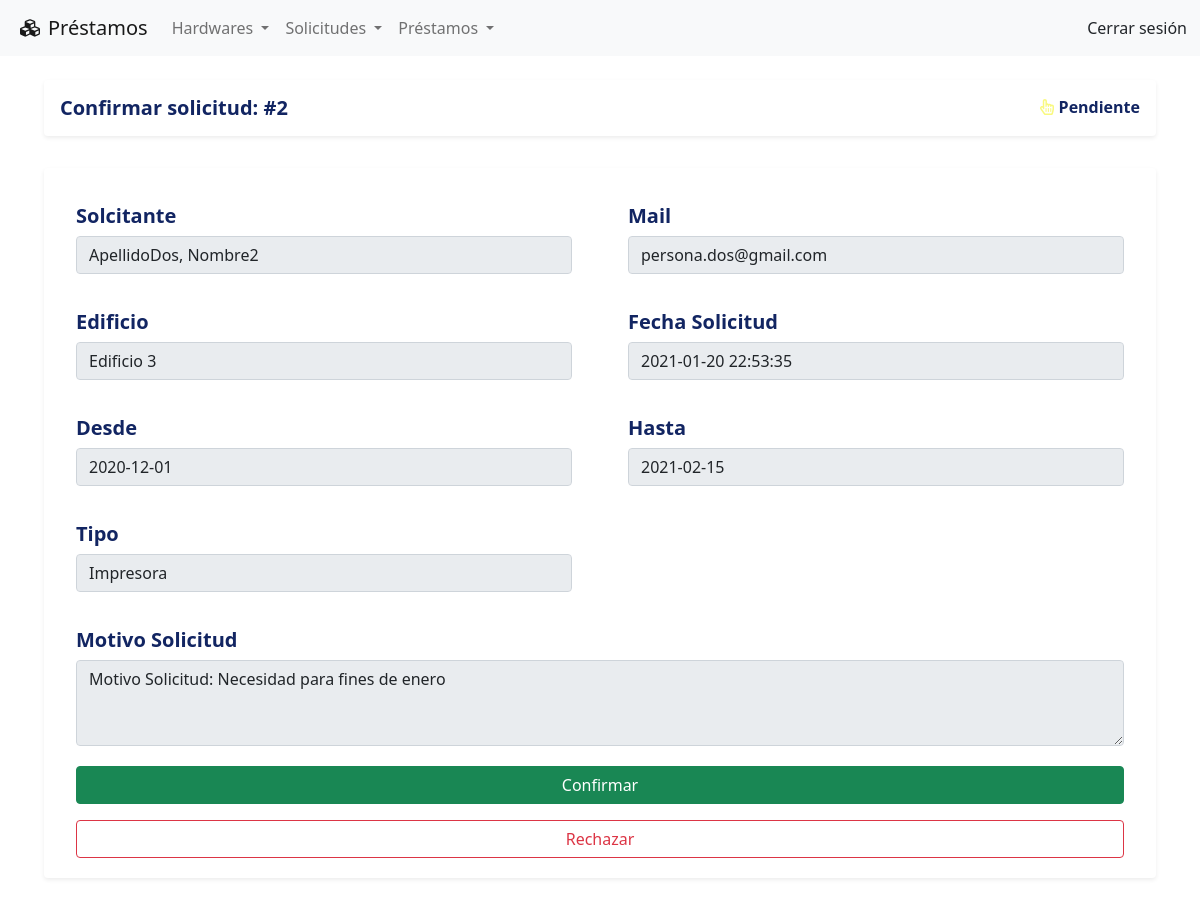
Page /solicitud/editar&id=2 on the committed database.
### tables this page shows
CREATE TABLE IF NOT EXISTS solicitudes
( 
    id_solicitud INT AUTO_INCREMENT PRIMARY KEY NOT NULL, 
    id_tipo_hardware INT NOT NULL,
    id_usuario INT NOT NULL,
    id_edificio INT NOT NULL ,
    fecha_desde DATE NOT NULL,
    fecha_hasta DATE NOT NULL,
    motivo_solicitud VARCHAR(1024) NOT NULL,
    id_estado_solicitud INT NOT NULL ,
    created_at TIMESTAMP DEFAULT CURRENT_TIMESTAMP,
    updated_at DATETIME DEFAULT CURRENT_TIMESTAMP ON UPDATE CURRENT_TIMESTAMP,
    FOREIGN KEY (id_tipo_hardware) REFERENCES tipos_hardware(id_tipo_hardware),
    FOREIGN KEY (id_usuario) REFERENCES usuarios(id_usuario),
    FOREIGN KEY (id_edificio) REFERENCES edificios(id_edificio)
);

CREATE TABLE IF NOT EXISTS estados_solicitud
( 
    id_estado_solicitud INT AUTO_INCREMENT PRIMARY KEY NOT NULL, 
    estado_solicitud VARCHAR(40) NOT NULL UNIQUE,
    color_estado_solicitud VARCHAR(40) NOT NULL UNIQUE, 
    created_at TIMESTAMP DEFAULT CURRENT_TIMESTAMP,
    updated_at DATETIME DEFAULT CURRENT_TIMESTAMP ON UPDATE CURRENT_TIMESTAMP
);

CREATE TABLE IF NOT EXISTS usuarios
( 
    id_usuario INT AUTO_INCREMENT PRIMARY KEY NOT NULL, 
    nombre VARCHAR(60) NOT NULL, 
    apellido VARCHAR(60) NOT NULL, 
    email VARCHAR(60) NOT NULL UNIQUE,
    password VARCHAR(20) NOT NULL,
    id_rol_usuario INT NOT NULL,
    created_at TIMESTAMP DEFAULT CURRENT_TIMESTAMP,
    updated_at DATETIME DEFAULT CURRENT_TIMESTAMP ON UPDATE CURRENT_TIMESTAMP
);

CREATE TABLE IF NOT EXISTS edificios
( 
    id_edificio INT AUTO_INCREMENT PRIMARY KEY NOT NULL, 
    edificio VARCHAR(60) NOT NULL UNIQUE,
    created_at TIMESTAMP DEFAULT CURRENT_TIMESTAMP,
    updated_at DATETIME DEFAULT CURRENT_TIMESTAMP ON UPDATE CURRENT_TIMESTAMP
);

CREATE TABLE IF NOT EXISTS tipos_hardware
(
    id_tipo_hardware INT AUTO_INCREMENT PRIMARY KEY NOT NULL,
    tipo_hardware VARCHAR(40) NOT NULL UNIQUE,
    created_at TIMESTAMP DEFAULT CURRENT_TIMESTAMP,
    updated_at DATETIME DEFAULT CURRENT_TIMESTAMP ON UPDATE CURRENT_TIMESTAMP
);

### index.php (called while the page is built, shortened)
<?php
    require_once "config/database.php";
    include_once "views/layouts/header.php";
    include_once "views/layouts/navbar.php";
    include_once "views/layouts/main.php";
    include_once "views/layouts/footer.php";
?>

### config/database.php (called while the page is built)
<?php
class Database {
    public static function connect(){
        $db = new mysqli('localhost', 'root', '', 'prestamos');
        $db->query ("SET NAMES 'utf-8'");
        return $db;
    }
}

### models/solicitudModel.php (called while the page is built, shortened)
<?php
class SolicitudModel{
        private $idSolicitud;
        private $db;
    public function __construct() {
        $this->db = Database::connect();
    }
    function getIdSolicitud() {
        return $this->idSolicitud;
    }
    function setIdSolicitud($idSolicitud) {
        $this->idSolicitud = $idSolicitud;
    }
    public function getOne() {
        $solicitud = $this->db->query("SELECT * FROM solicitudes
            INNER JOIN tipos_hardware ON solicitudes.id_tipo_hardware = tipos_hardware.id_tipo_hardware
            INNER JOIN usuarios ON solicitudes.id_usuario  = usuarios.id_usuario
            INNER JOIN edificios ON solicitudes.id_edificio = edificios.id_edificio
            INNER JOIN estados_solicitud ON solicitudes.id_estado_solicitud = estados_solicitud.id_estado_solicitud
            WHERE id_solicitud = {$this->getIdSolicitud()};");
        $soli = $solicitud->fetch_object();
        return $soli;
    }
}

### views/solicitud/editar.php (the view, shortened to what this page needs)
<div class="row my-3">
	<div class="col align-middle">
		<div class="card d-inline-block border-0 shadow-sm shadow-hover w-100">
			<div class="card-body d-flex justify-content-between align-items-center">
				<h5 class="mb-0">Confirmar solicitud: #<?= $soli->id_solicitud?></h5>
				<h6 class="mb-0">
					<span>
						<i class="far fa-hand-pointer"
							<?php
								switch ($soli->id_estado_solicitud) {
									case 3:
										echo 'style="color:rgba(244, 244, 0, 0.5)"';
										break;
								}
							?>
						> </i>
					</span>
					<?php echo $soli->estado_solicitud?>
				</h6>
			</div>
		</div>
	</div>
</div>
<div class="row my-3">
	<div class="col-xl-12 col-lg-12">
		<div class="card card-body shadow-sm p-3 mb-5 bg-white rounded border-0">
			<form action="<?= URL ?>solicitud/confirmar" method="POST">
				<div class="row my-1">
					<div class="col-sm-6">
						<div class="card border-0">
							<div class="card-body">
								<h5 class="card-title">Solcitante</h5>
								<input type="text" class="form-control"
									value="<?= $soli->apellido ?>, <?= $soli->nombre ?>" name="nombre" required readonly>
							</div>
						</div>
					</div>
					<div class="col-sm-6">
						<div class="card border-0">
							<div class="card-body">
								<h5 class="card-title">Mail</h5>
								<input type="text" class="form-control"
									value="<?= $soli->email?>" name="email" required readonly>
							</div>
						</div>
					</div>
				</div>
				<div class="row my-1">
					<div class="col-sm-6">
						<div class="card border-0">
							<div class="card-body">
								<h5 class="card-title">Edificio</h5>
								<input type="text" class="form-control"
									value="<?= $soli->edificio ?>" name="edificio" required readonly>
							</div>
						</div>
					</div>
					<div class="col-sm-6">
						<div class="card border-0">
							<div class="card-body">
								<h5 class="card-title">Fecha Solicitud</h5>
								<input type="text" class="form-control"
									value="<?= $soli->created_at?>" name="fecha_solicitud" required readonly>
							</div>
						</div>
					</div>
				</div>
				<div class="row my-1">
					<div class="col-sm-6">
						<div class="card border-0">
							<div class="card-body">
								<h5 class="card-title">Desde</h5>
								<input type="text" class="form-control"
									value="<?= $soli->fecha_desde ?>" name="fecha_desde" required readonly>
							</div>
						</div>
					</div>
					<div class="col-sm-6">
						<div class="card border-0">
							<div class="card-body">
								<h5 class="card-title">Hasta</h5>
								<input type="text" class="form-control"
									value="<?= $soli->fecha_hasta ?>" name="fecha_hasta" required readonly>
							</div>
						</div>
					</div>
				</div>
				<div class="row my-1">
					<div class="col-sm-6">
						<div class="card border-0">
							<div class="card-body">
								<h5 class="card-title">Tipo</h5>
								<input type="text" class="form-control"
									value="<?= $soli->tipo_hardware ?>" name="tipo_hardware" required readonly>
							</div>
						</div>
					</div>
				</div>
				<div class="row my-1 ">
					<div class="col">
						<div class="card border-0">
							<div class="card-body">
								<h5 class="card-title">Motivo Solicitud</h5>
								<textarea type="text" class="form-control text-left" rows="3" name="motivo_solicitud" readonly><?= $soli->motivo_solicitud; ?></textarea>
							</div>
						</div>
					</div>
				</div>
				<div class="row my-1">
					<div class="col">
						<div class="card border-0 px-3">
							<input type="submit" class="btn btn-success btn-block" value="Confirmar">
						</div>
					</div>
				</div>
				<div class="row mt-3 mb-1">
					<div class="col">
						<div class="card border-0 px-3">
							<input type="submit" class="btn btn-outline-danger" value="Rechazar">
						</div>
					</div>
				</div>
			</form>
		</div>
	</div>
</div>

### public/css/style.css (style rules this page uses)
:root { --primary: #122562; --light: #ffffff; --light-blue: #F5F6FA; --grey: #eff2f7; }
h1, h2, h3, h4, h5, h6 { color: var(--primary); font-weight: 700; }
.shadow-sm { box-shadow: 0 0 1.25rem rgba(11,37,75,.05); }
.shadow-hover { transition: 1s ease-in-out; }
html { position: relative; min-height: 100%; }
body { margin-bottom: 60px; }

### rows in the picture
solicitudes: id_solicitud "2", id_estado_solicitud.estado_solicitud "Pendiente", nombre "ApellidoDos, Nombre2", email "persona.dos@gmail.com", edificio "Edificio 3", fecha_solicitud "2021-01-20 22:53:35", fecha_desde "2020-12-01", fecha_hasta "2021-02-15", tipo_hardware "Impresora", motivo_solicitud "Motivo Solicitud: Necesidad para fines de enero"
